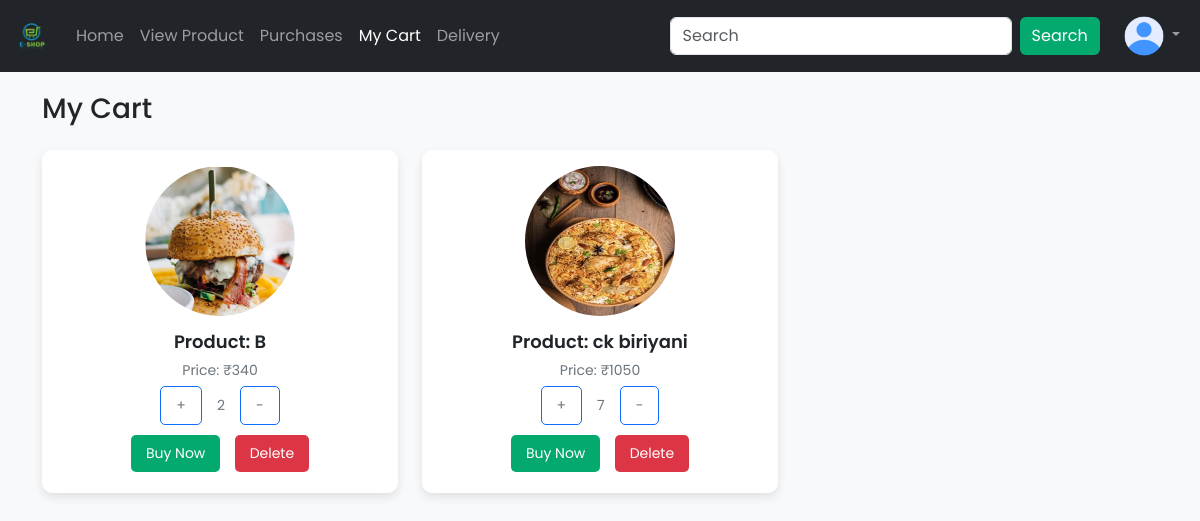
/user_view_cart (signed in), run on the app's committed database.
### app/models.py (models this page shows, shortened)
class cart(models.Model):
    user = models.ForeignKey(Register,on_delete=models.CASCADE)
    product = models.ForeignKey(Product,on_delete=models.CASCADE)
    quantity = models.IntegerField()
    def total_price(self):
        return self.quantity * self.product.price

class Product(models.Model):
    name = models.TextField()
    discription = models.TextField()
    price = models.IntegerField()
    category = models.TextField()
    quantity = models.IntegerField()
    offerprice = models.IntegerField()
    image = models.FileField()

### app/views.py (the view)
# urls.py: path('user_view_cart',views.user_view_cart),
def user_view_cart(req):
    if 'user' in req.session:
        data=cart.objects.filter(user=get_usr(req))
        return render(req,'user/cart.html',{'data':data})
    else:
        return redirect(login)

### app/views.py (called while the page is built)
def get_usr(req):
    if 'user' in req.session:
        return Register.objects.get(Email=req.session['user'])
    return None  # Return None if the 'user' key is not present

### template/user/cart.html (shortened to what this page needs)
<!DOCTYPE html>
<html lang="en">
<head>
  {% load static %}
  <link rel="stylesheet" href="https://cdn.jsdelivr.net/npm/bootstrap@5.3.3/dist/css/bootstrap.min.css">
</head>
<body>
<nav class="navbar navbar-expand-sm navbar-dark bg-dark">
  <div class="container-fluid">
    <a class="navbar-brand" href="../user_home">
      <img src="{% static 'logo.png' %}" alt="Logo" style="width:40px;" class="rounded-pill">
    </a>
    <div class="collapse navbar-collapse" id="mynavbar">
      <ul class="navbar-nav me-auto">
        <li class="nav-item"><a class="nav-link" href="../user_home">Home</a></li>
        <li class="nav-item"><a class="nav-link" href="../viewproduct">View Product</a></li>
        <li class="nav-item"><a class="nav-link" href="../order">Purchases</a></li>
        <li class="nav-item"><a class="nav-link active" href="../user_view_cart">My Cart</a></li>
        <li class="nav-item"><a class="nav-link" href="../delivery">Delivery</a></li>
      </ul>
      <form class="d-flex ms-3">
        <input class="form-control me-2" type="text" placeholder="Search">
        <button class="btn btn-primary" type="button">Search</button>
      </form>
      <ul class="navbar-nav ms-3">
        <li class="nav-item dropdown">
          <a class="nav-link dropdown-toggle" href="#" id="navbarDropdownMenuLink" role="button" data-bs-toggle="dropdown" aria-expanded="false">
            <img src="{% static 'user.png' %}" width="40" height="40" class="rounded-circle">
          </a>
        </li>
      </ul>
    </div>
  </div>
</nav>
<div class="container">
  <h3 class="mb-4">My Cart</h3>
  <div class="row">
    {% for i in data %}
      <div class="col-md-4">
        <div class="card text-center mb-4">
          <div class="card-body">
            <img src="{{i.product.image.url}}" alt="Product" class="img-fluid" style="width: 150px; height: 150px;">
            <h5>Product: {{i.product.name}}</h5>
            <p>Price: ₹{{i.total_price}}</p>
            <div class="quantity-controls">
              <a href="../qty_incri/{{i.pk}}" class="btn btn-outline-primary">+</a>
              <p>{{i.quantity}}</p>
              <a href="../qty_decri/{{i.pk}}" class="btn btn-outline-primary">-</a>
            </div>
            <a href="../buys/{{i.pk}}" class="btn btn-primary">Buy Now</a>
            <a href="../deletes/{{i.pk}}" class="btn btn-danger">Delete</a>
          </div>
        </div>
      </div>
    {% endfor %}
  </div>
</div>
</body>
</html>

### template/user/cart.html (style rules this page uses)
body { font-family: 'Poppins', sans-serif; background-color: #f8f9fa; margin: 0; padding: 0; }
.navbar { margin-bottom: 20px; }
.card { border: none; border-radius: 10px; box-shadow: 0 4px 10px rgba(0, 0, 0, 0.1); }
.card img { border-radius: 50%; margin-bottom: 15px; }
.card h5 { font-size: 18px; font-weight: 600; }
.card p { margin: 0; font-size: 14px; color: #6c757d; }
.card .btn { margin: 5px; font-size: 14px; padding: 8px 15px; border-radius: 5px; }
.btn-primary { background-color: #04AA6D; border: none; }
.btn-danger { background-color: #dc3545; border: none; }
.quantity-controls { display: flex; align-items: center; gap: 10px; justify-content: center; }
.quantity-controls a { font-size: 20px; color: #6c757d; text-decoration: none; }

### data on the page
cart: product.image (picture), product.name "B", total_price "340", quantity "2"
cart: product.image (picture), product.name "ck biriyani", total_price "1050", quantity "7"
